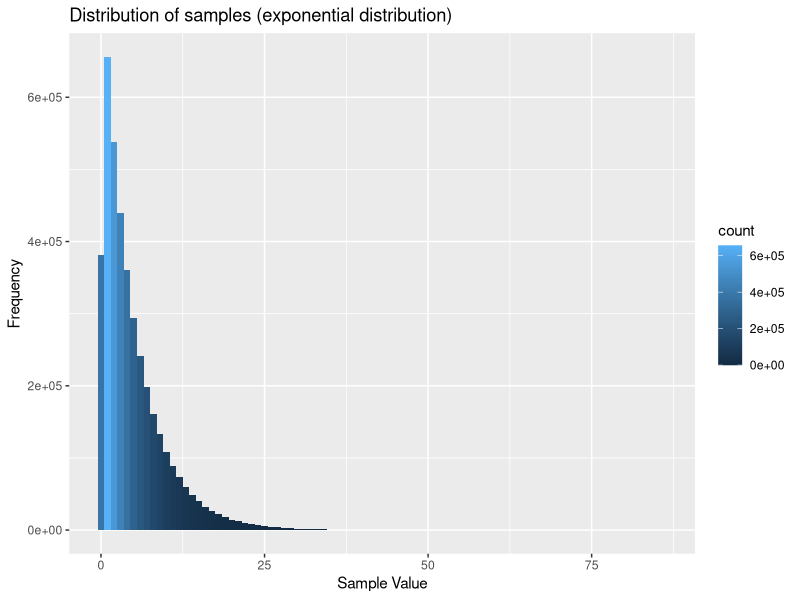
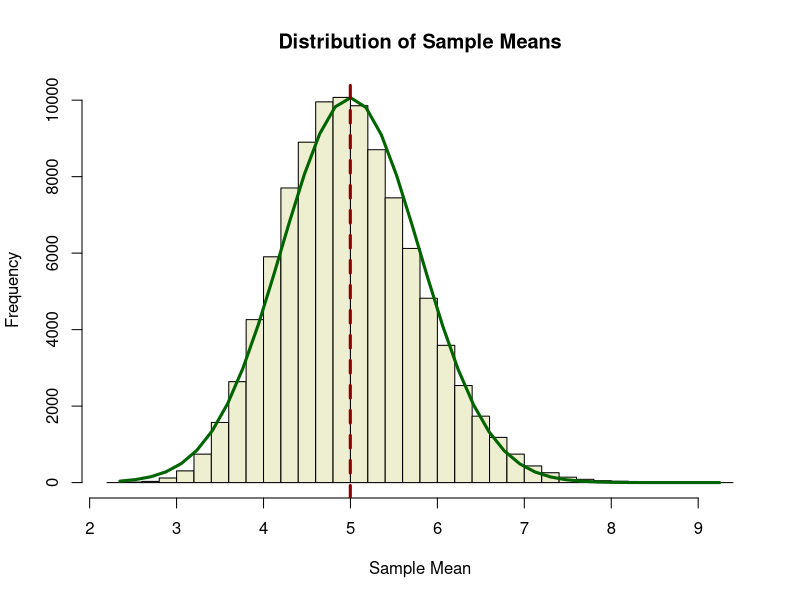

Write R code to recreate these figures, in order.
## ---- chunk 1
lambda <- 0.2     # Lamdba
n <- 40           # Number of exponentials
numsim <- 100000  # Number of simulations
## ---- chunk 2
sim <- matrix(rexp(n * numsim, lambda), numsim) 
## ---- chunk 3
mean.theoretical <- 1/lambda
means.sim <- apply(sim, 1, mean)
mean.sim <- mean(means.sim)
mean.error <- abs(mean.sim - mean.theoretical) / mean.theoretical * 100
## ---- chunk 4
sd.theoretical <- 1/lambda
var.theoretical <- sd.theoretical ^ 2
sds.sim <- apply(sim, 1, sd)
sd.sim <- mean(sds.sim)
var.sim <- sd.sim ^ 2
var.error <- abs(var.sim - var.theoretical) / var.theoretical * 100
## ---- chunk 5
library(ggplot2)
g <- ggplot(data.frame(x = as.vector(sim)), aes(x = x)) +
    geom_histogram(aes(fill = ..count..), binwidth = 1) +
    ggtitle("Distribution of samples (exponential distribution)") +
    xlab("Sample Value") +
    ylab("Frequency") 
print(g)
## ---- chunk 6
h <- hist(means.sim, 
          breaks = 30, 
          col = "lightyellow2",
          main = "Distribution of Sample Means",
          xlab = "Sample Mean",
          ylab = "Frequency") 
xfit <- seq(min(means.sim), max(means.sim), length = 40) 
yfit <- dnorm(xfit, mean = mean.sim, sd = sd(means.sim)) 
yfit <- yfit * diff(h$mids[1:2]) * length(means.sim) 
lines(xfit, yfit, col = "darkgreen", lt = 1, lw = 3)
abline(v = mean.sim, col = "darkred", lt = 2, lw = 3)
